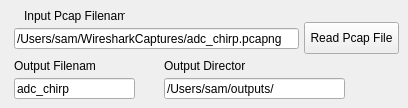
     <widget class="QWidget" name="tab_b2">
      <attribute name="title">
       <string>Pcap</string>
      </attribute>
      <widget class="QLineEdit" name="inputPcapFilename">
       <property name="geometry">
        <rect>
         <x>14</x>
         <y>28</y>
         <width>285</width>
         <height>21</height>
        </rect>
       </property>
       <property name="text">
        <string>/Users/sam/WiresharkCaptures/adc_chirp.pcapng</string>
       </property>
      </widget>
      <widget class="QLineEdit" name="outputPcapFilename">
       <property name="geometry">
        <rect>
         <x>14</x>
         <y>78</y>
         <width>121</width>
         <height>21</height>
        </rect>
       </property>
       <property name="text">
        <string>adc_chirp</string>
       </property>
      </widget>
      <widget class="QLineEdit" name="outputDirectory">
       <property name="geometry">
        <rect>
         <x>164</x>
         <y>78</y>
         <width>181</width>
         <height>21</height>
        </rect>
       </property>
       <property name="text">
        <string>/Users/sam/outputs/</string>
       </property>
      </widget>
      <widget class="QPushButton" name="readPcapButton">
       <property name="geometry">
        <rect>
         <x>304</x>
         <y>22</y>
         <width>95</width>
         <height>32</height>
        </rect>
       </property>
       <property name="text">
        <string>Read Pcap File</string>
       </property>
      </widget>
      <widget class="QLabel" name="label_19">
       <property name="geometry">
        <rect>
         <x>24</x>
         <y>8</y>
         <width>101</width>
         <height>16</height>
        </rect>
       </property>
       <property name="text">
        <string>Input Pcap Filename</string>
       </property>
      </widget>
      <widget class="QLabel" name="label_21">
       <property name="geometry">
        <rect>
         <x>164</x>
         <y>58</y>
         <width>81</width>
         <height>16</height>
        </rect>
       </property>
       <property name="text">
        <string>Output Directory</string>
       </property>
      </widget>
      <widget class="QLabel" name="label_20">
       <property name="geometry">
        <rect>
         <x>14</x>
         <y>58</y>
         <width>81</width>
         <height>16</height>
        </rect>
       </property>
       <property name="text">
        <string>Output Filename</string>
       </property>
      </widget>
     </widget>
